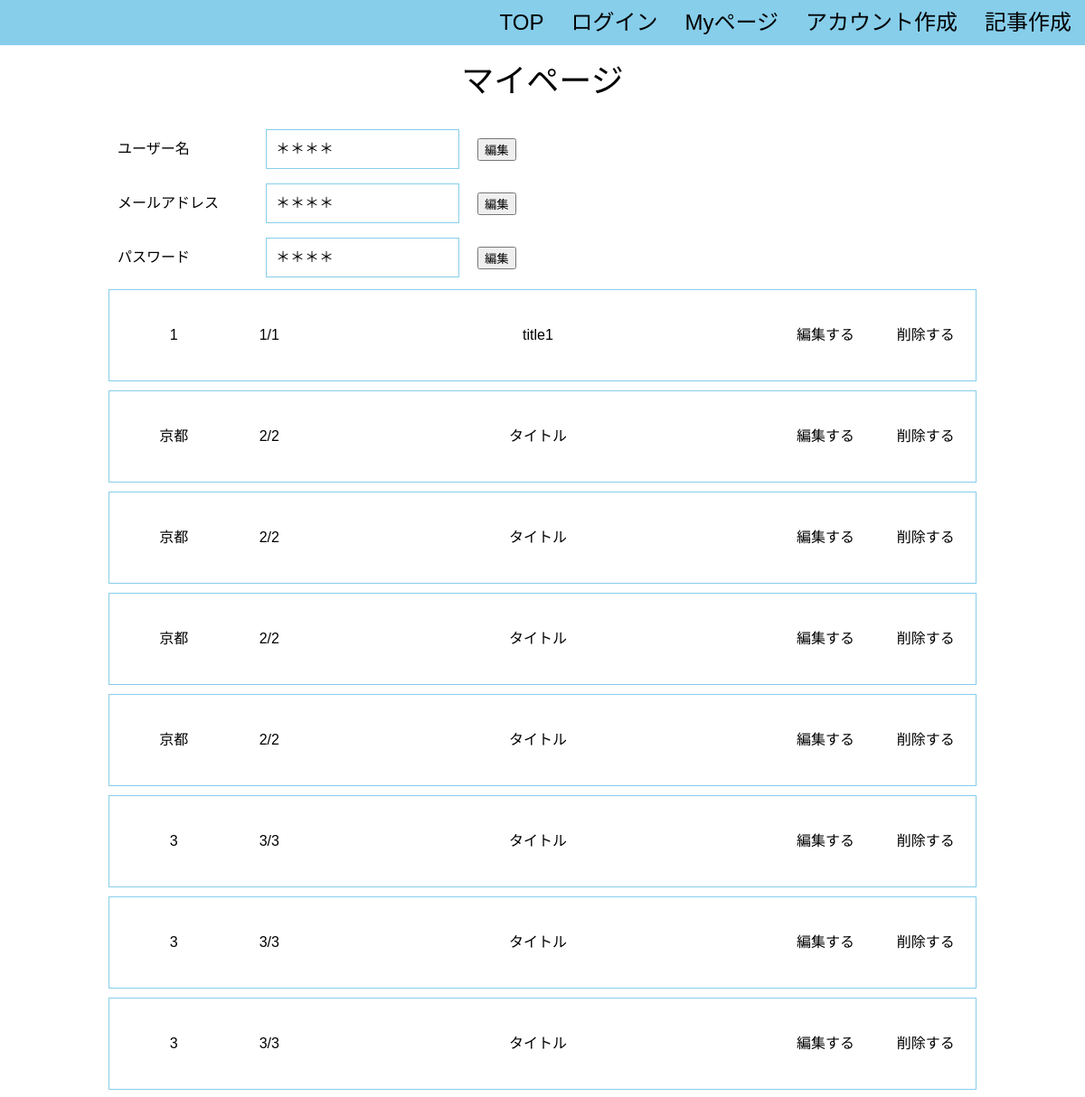
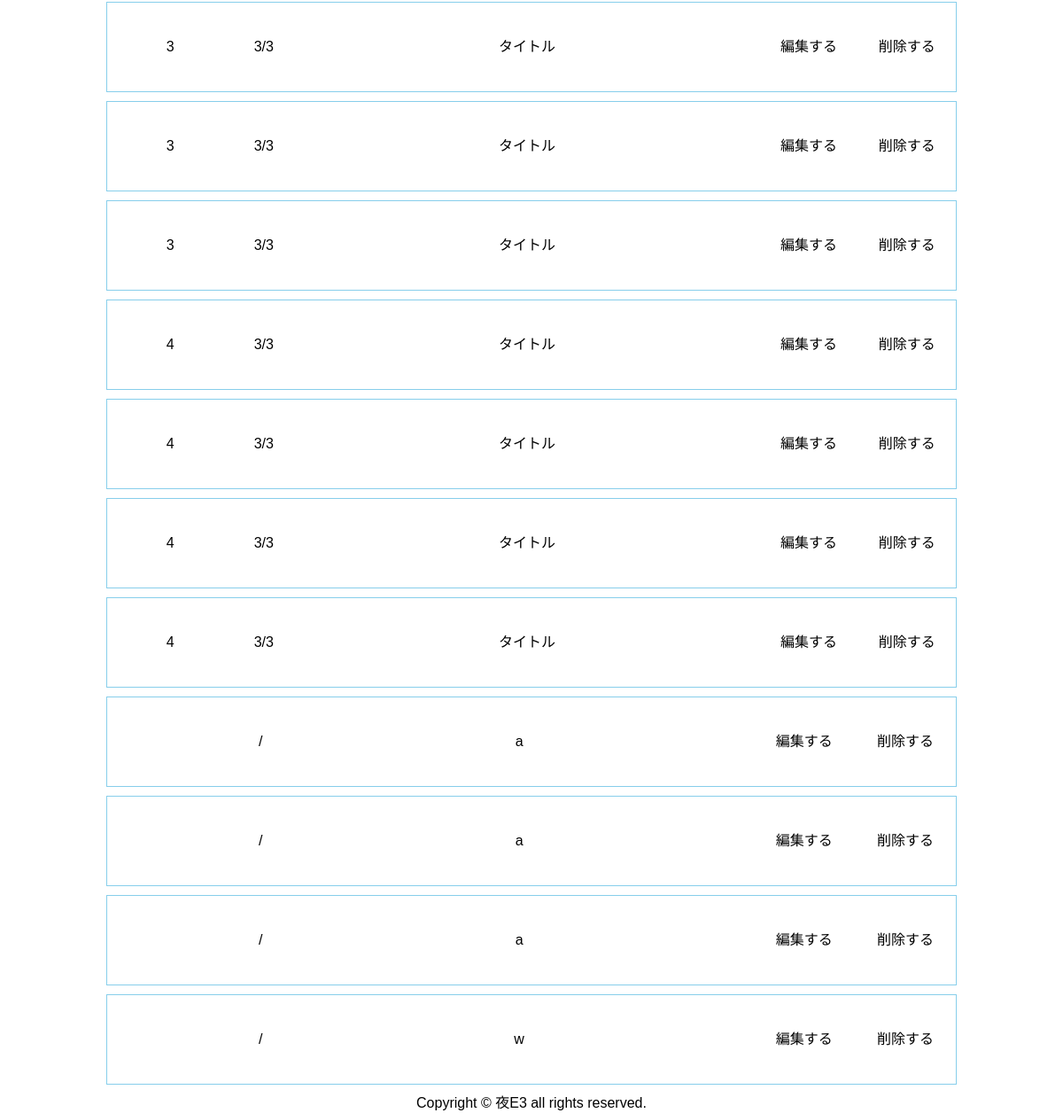
Screenshot of /mypage with the database file from the repository (2 pictures, top to bottom).
### tables this page shows
CREATE TABLE "page" (
	"ID"	INTEGER PRIMARY KEY AUTOINCREMENT,
	"userID"	INTEGER,
	"editPASS"	INTEGER,
	"title"	TEXT,
	"prefectures"	TEXT,
	"month"	INTEGER,
	"date"	INTEGER,
	"flag"	INTEGER
);

### app.py (the view)
@app.route('/mypage')
def mypage():
    conn = sqlite3.connect('flaskapp.db')
    c = conn.cursor()
    c.execute("select prefectures, month, date, title from page where flag=0")
    page = []
    for row in c.fetchall():
        page.append({"area": row[0], "month": row[1],
                     "date": row[2], "title": row[3]})
    c.close()
    print(page)
    return render_template('mypage.html', page=page)

### templates/mypage.html
<!DOCTYPE html>
{% extends 'base.html' %}
{% block content %}
<div class="title">マイページ</div>
<div class="mypg_box1">
    <div class="f_item1">ユーザー名</div>
    <div class="f_item2">＊＊＊＊</div>
    <div class="f_item3"><button>編集</button></div>
</div>
<div class="mypg_box1">
    <div class="f_item1">メールアドレス</div>
    <div class="f_item2">＊＊＊＊</div>
    <div class="f_item3"><button>編集</button></div>
</div>
<div class="mypg_box1">
    <div class="f_item1">パスワード</div>
    <div class="f_item2">＊＊＊＊</div>
    <div class="f_item3"><button>編集</button></div>
</div>
{% for item in page %}
<div class="mypg_box2">
    <div class="my_item">{{item["area"]}}</div>
    <div class="my_item1">{{item["month"]}}/{{item["date"]}}</div>
    <div class="my_item2">{{item["title"]}}</div>
    <div class="my_item3">編集する</div>
    <div class="my_item4">削除する</div>
</div>
{% endfor %}
{% endblock %}

### templates/base.html (shortened to what this page needs)
<!DOCTYPE html>
<html lang="ja">
<head>
  <link rel="stylesheet" type="text/css" href="/static/css/style.css">
</head>
<body>
	<header>
		<div class="menu">
			<div class="menu_item"><a href="/">TOP</a></div>
			<div class="menu_item"><a href="/login">ログイン</a></div>
			<div class="menu_item"><a href="/mypage">Myページ</a></div>
			<div class="menu_item"><a href="/useradd">アカウント作成</a></div>
			<div class="menu_item"><a href="/pageadd">記事作成</a></div>
		</div>
	</header>
	{% block content %}
	{% endblock %}
    <footer>
		<p class="copyright">Copyright &copy; 夜E3 all rights reserved.</p>
	</footer>
</body>
</html>

### static/css/style.css (style rules this page uses)
html { overflow-y: scroll; }
body, h1, h2, h3, h4, h5, p, ul, ol, li, dl, dt, dd { margin: 0px; padding: 0px; }
body { background: #fff; text-align: center; font-size: 16px; line-height: 1.4; min-width: 100%; -webkit-text-size-adjust: 100%; }
a { outline: none; color: inherit; text-decoration: none; }
body { font-family: "Noto Sans Japanese", "ヒラギノ角ゴ Pro W3", "Hiragino Kaku Gothic Pro", "ヒラギノ角ゴ ProN W3", "Hiragino Kaku Gothic ProN", "游ゴシック", YuGothic, "メイリオ", "Meiryo", "HGPｺﾞｼｯｸM", "Osaka", "ＭＳ Ｐゴシック", sans-serif, Century Gothic, Arial; }
.menu { display: flex; justify-content: flex-end; align-items: center; height: 50px; background-color: skyblue; font-size: 24px; }
.menu_item { margin: 5px 15px; }
.title { display: flex; justify-content: center; align-items: center; font-size: 36px; height: 80px; }
.mypg_box1 { display: flex; justify-content: flex-start; align-items: center; height: 50px; margin: 10px 10%; }
.f_item1 { width: 15%; padding: 10px; text-align: left; }
.f_item2 { width: 20%; padding: 10px; margin: 10px; text-align: left; border: 1px solid skyblue;; }
.f_item3 { padding: 10px; text-align: left; }
.mypg_box2 { display: flex; justify-content: space-around; align-items: center; height: 100px; border: 1px solid skyblue; margin: 10px 10%; }
.my_item { min-width: 10%; }
.my_item2 { width: 50%; }

### rows the page displays
page: area "1", month "1", date "1", title "title1"
page: area "京都", month "2", date "2", title "タイトル"
page: area "京都", month "2", date "2", title "タイトル"
page: area "京都", month "2", date "2", title "タイトル"
page: area "京都", month "2", date "2", title "タイトル"
page: area "3", month "3", date "3", title "タイトル"
page: area "3", month "3", date "3", title "タイトル"
page: area "3", month "3", date "3", title "タイトル"
page: area "3", month "3", date "3", title "タイトル"
page: area "3", month "3", date "3", title "タイトル"
page: area "3", month "3", date "3", title "タイトル"
page: area "4", month "3", date "3", title "タイトル"
page: area "4", month "3", date "3", title "タイトル"
page: area "4", month "3", date "3", title "タイトル"
page: area "4", month "3", date "3", title "タイトル"

### other values shown
{{ item["title"] }} "a" "a" "a" "w"
